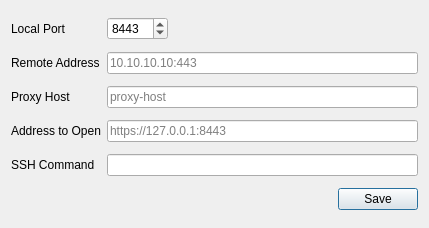
<?xml version="1.0" encoding="UTF-8"?>
<ui version="4.0">
 <class>TunnelConfig</class>
 <widget class="QDialog" name="TunnelConfig">
  <property name="geometry">
   <rect>
    <x>0</x>
    <y>0</y>
    <width>429</width>
    <height>228</height>
   </rect>
  </property>
  <property name="windowTitle">
   <string>Dialog</string>
  </property>
  <layout class="QGridLayout" name="gridLayout">
   <item row="0" column="0">
    <widget class="QLabel" name="label_local_port">
     <property name="text">
      <string>Local Port</string>
     </property>
    </widget>
   </item>
   <item row="2" column="1">
    <widget class="QLineEdit" name="proxy_host">
     <property name="placeholderText">
      <string>proxy-host</string>
     </property>
    </widget>
   </item>
   <item row="5" column="0" colspan="2">
    <layout class="QHBoxLayout" name="horizontalLayout">
     <item>
      <spacer name="horizontalSpacer">
       <property name="orientation">
        <enum>Qt::Horizontal</enum>
       </property>
       <property name="sizeHint" stdset="0">
        <size>
         <width>188</width>
         <height>20</height>
        </size>
       </property>
      </spacer>
     </item>
     <item>
      <widget class="QDialogButtonBox" name="buttonBox">
       <property name="orientation">
        <enum>Qt::Horizontal</enum>
       </property>
       <property name="standardButtons">
        <set>QDialogButtonBox::Save</set>
       </property>
      </widget>
     </item>
    </layout>
   </item>
   <item row="1" column="1">
    <widget class="QLineEdit" name="remote_address">
     <property name="styleSheet">
      <string notr="true"/>
     </property>
     <property name="placeholderText">
      <string>10.10.10.10:443</string>
     </property>
    </widget>
   </item>
   <item row="0" column="1">
    <layout class="QHBoxLayout" name="horizontalLayout_2">
     <item>
      <widget class="QSpinBox" name="local_port">
       <property name="maximum">
        <number>65365</number>
       </property>
       <property name="singleStep">
        <number>1000</number>
       </property>
       <property name="value">
        <number>8443</number>
       </property>
      </widget>
     </item>
     <item>
      <spacer name="horizontalSpacer_2">
       <property name="orientation">
        <enum>Qt::Horizontal</enum>
       </property>
       <property name="sizeHint" stdset="0">
        <size>
         <width>40</width>
         <height>20</height>
        </size>
       </property>
      </spacer>
     </item>
    </layout>
   </item>
   <item row="2" column="0">
    <widget class="QLabel" name="label_proxy_host">
     <property name="text">
      <string>Proxy Host</string>
     </property>
    </widget>
   </item>
   <item row="3" column="0">
    <widget class="QLabel" name="label_browser_open">
     <property name="text">
      <string>Address to Open</string>
     </property>
    </widget>
   </item>
   <item row="4" column="1">
    <widget class="QLineEdit" name="ssh_command"/>
   </item>
   <item row="4" column="0">
    <widget class="QLabel" name="label_ssh_command">
     <property name="text">
      <string>SSH Command</string>
     </property>
    </widget>
   </item>
   <item row="1" column="0">
    <widget class="QLabel" name="label_remote_address">
     <property name="text">
      <string>Remote Address</string>
     </property>
    </widget>
   </item>
   <item row="3" column="1">
    <widget class="QLineEdit" name="browser_open">
     <property name="placeholderText">
      <string>https://127.0.0.1:8443</string>
     </property>
    </widget>
   </item>
  </layout>
 </widget>
 <resources/>
 <connections>
  <connection>
   <sender>buttonBox</sender>
   <signal>accepted()</signal>
   <receiver>TunnelConfig</receiver>
   <slot>accept()</slot>
   <hints>
    <hint type="sourcelabel">
     <x>248</x>
     <y>254</y>
    </hint>
    <hint type="destinationlabel">
     <x>157</x>
     <y>274</y>
    </hint>
   </hints>
  </connection>
  <connection>
   <sender>buttonBox</sender>
   <signal>rejected()</signal>
   <receiver>TunnelConfig</receiver>
   <slot>reject()</slot>
   <hints>
    <hint type="sourcelabel">
     <x>316</x>
     <y>260</y>
    </hint>
    <hint type="destinationlabel">
     <x>286</x>
     <y>274</y>
    </hint>
   </hints>
  </connection>
 </connections>
</ui>
